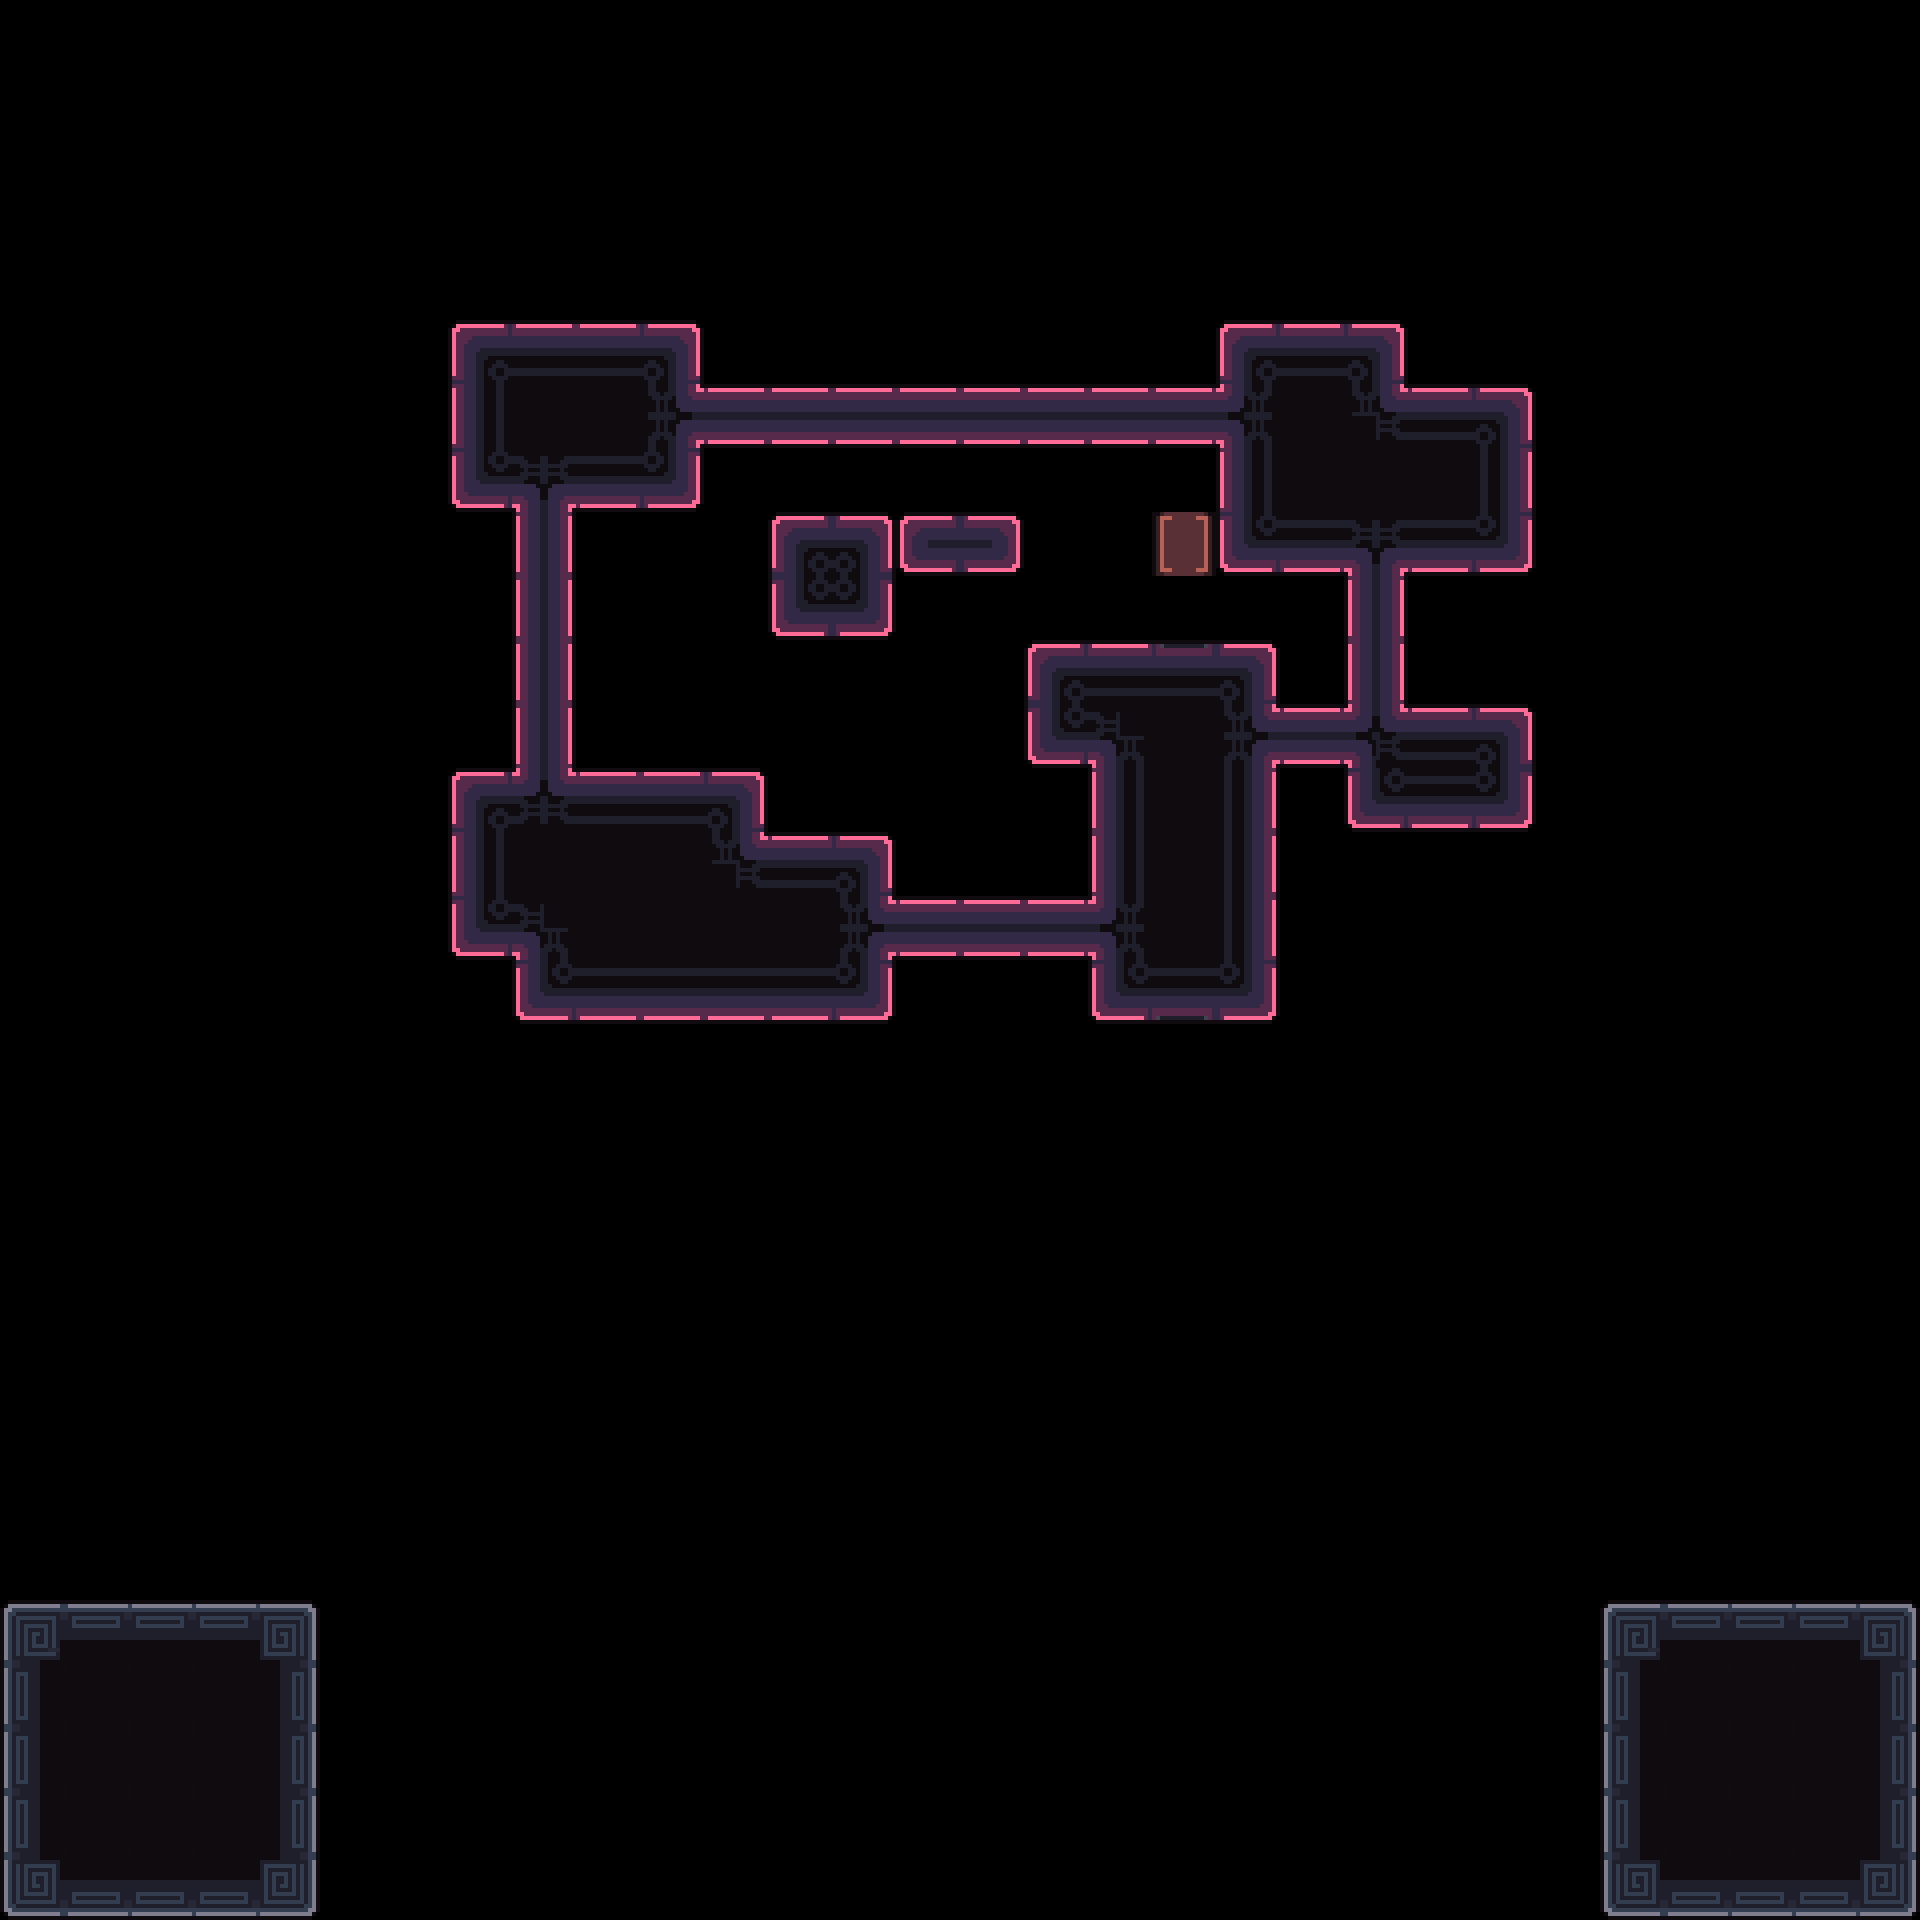

The image is a tile-based game level rendered from a .tmx file. Its description and complete source (layers, tilesets, objects, tile grids) follow:
An orthogonal 30x30 tile map with 64x64 px tiles, 3 tile layers (Decoration, Main, Exit) and 7 objects (2x 1, Camera1, Camera2, Unactive, Win, ...).

<map version="1.10" tiledversion="1.11.2" orientation="orthogonal" renderorder="right-down" width="30" height="30" tilewidth="64" tileheight="64" infinite="0" nextlayerid="7" nextobjectid="80">
 <tileset firstgid="1" source="../tilesets/tileset_d.tsx" />
 <objectgroup id="4" name="Triggers" visible="0">
  <object id="23" name="Camera1" x="960" y="672">
   <point />
  </object>
  <object id="24" name="Camera2" x="704" y="480">
   <point />
  </object>
  <object id="29" name="Unactive" x="0" y="1600" width="320" height="320" />
  <object id="73" name="Win" x="0" y="64" width="1920" height="1216" />
  <object id="76" name="Data" type="1" x="0" y="0" width="63.6932" height="63.6932">
   <properties>
    <property name="bg" value="pink" />
    <property name="level_number" type="int" value="1" />
    <property name="level_unlock" value="2" />
   </properties>
  </object>
 </objectgroup>
 <layer id="3" name="Decoration" width="30" height="30">
  <data encoding="csv">
0,0,0,0,0,0,0,0,0,0,0,0,0,0,0,0,0,0,0,0,0,0,0,0,0,0,0,0,0,0,
0,0,0,0,0,0,0,0,0,0,0,0,0,0,0,0,0,0,0,0,0,0,0,0,0,0,0,0,0,0,
0,0,0,0,0,0,0,0,0,0,0,0,0,0,0,0,0,0,0,0,0,0,0,0,0,0,0,0,0,0,
0,0,0,0,0,0,0,0,0,0,0,0,0,0,0,0,0,0,0,0,0,0,0,0,0,0,0,0,0,0,
0,0,0,0,0,0,0,0,0,0,0,0,0,0,0,0,0,0,0,0,0,0,0,0,0,0,0,0,0,0,
0,0,0,0,0,0,0,0,0,0,0,0,0,0,0,0,0,0,0,0,0,0,0,0,0,0,0,0,0,0,
0,0,0,0,0,0,0,0,0,0,0,0,0,0,0,0,0,0,0,0,0,0,0,0,0,0,0,0,0,0,
0,0,0,0,0,0,0,0,0,0,0,0,0,0,0,0,0,0,0,0,0,0,0,0,0,0,0,0,0,0,
0,0,0,0,0,0,0,0,0,0,0,0,0,0,0,0,0,0,77,0,0,0,0,0,0,0,0,0,0,0,
0,0,0,0,0,0,0,0,0,0,0,0,0,0,0,0,0,0,0,0,0,0,0,0,0,0,0,0,0,0,
0,0,0,0,0,0,0,0,0,0,0,0,0,0,0,0,0,0,0,0,0,0,0,0,0,0,0,0,0,0,
0,0,0,0,0,0,0,0,0,0,0,0,0,0,0,0,0,0,0,0,0,0,0,0,0,0,0,0,0,0,
0,0,0,0,0,0,0,0,0,0,0,0,0,0,0,0,0,0,0,0,0,0,0,0,0,0,0,0,0,0,
0,0,0,0,0,0,0,0,0,0,0,0,0,0,0,0,0,0,0,0,0,0,0,0,0,0,0,0,0,0,
0,0,0,0,0,0,0,0,0,0,0,0,0,0,0,0,0,0,0,0,0,0,0,0,0,0,0,0,0,0,
0,0,0,0,0,0,0,0,0,0,0,0,0,0,0,0,0,0,0,0,0,0,0,0,0,0,0,0,0,0,
0,0,0,0,0,0,0,0,0,0,0,0,0,0,0,0,0,0,0,0,0,0,0,0,0,0,0,0,0,0,
0,0,0,0,0,0,0,0,0,0,0,0,0,0,0,0,0,0,0,0,0,0,0,0,0,0,0,0,0,0,
0,0,0,0,0,0,0,0,0,0,0,0,0,0,0,0,0,0,0,0,0,0,0,0,0,0,0,0,0,0,
0,0,0,0,0,0,0,0,0,0,0,0,0,0,0,0,0,0,0,0,0,0,0,0,0,0,0,0,0,0,
0,0,0,0,0,0,0,0,0,0,0,0,0,0,0,0,0,0,0,0,0,0,0,0,0,0,0,0,0,0,
0,0,0,0,0,0,0,0,0,0,0,0,0,0,0,0,0,0,0,0,0,0,0,0,0,0,0,0,0,0,
0,0,0,0,0,0,0,0,0,0,0,0,0,0,0,0,0,0,0,0,0,0,0,0,0,0,0,0,0,0,
0,0,0,0,0,0,0,0,0,0,0,0,0,0,0,0,0,0,0,0,0,0,0,0,0,0,0,0,0,0,
0,0,0,0,0,0,0,0,0,0,0,0,0,0,0,0,0,0,0,0,0,0,0,0,0,0,0,0,0,0,
0,0,0,0,0,0,0,0,0,0,0,0,0,0,0,0,0,0,0,0,0,0,0,0,0,0,0,0,0,0,
0,0,0,0,0,0,0,0,0,0,0,0,0,0,0,0,0,0,0,0,0,0,0,0,0,0,0,0,0,0,
0,0,0,0,0,0,0,0,0,0,0,0,0,0,0,0,0,0,0,0,0,0,0,0,0,0,0,0,0,0,
0,0,0,0,0,0,0,0,0,0,0,0,0,0,0,0,0,0,0,0,0,0,0,0,0,0,0,0,0,0,
0,0,0,0,0,0,0,0,0,0,0,0,0,0,0,0,0,0,0,0,0,0,0,0,0,0,0,0,0,0
</data>
 </layer>
 <layer id="1" name="Main" width="30" height="30">
  <data encoding="csv">
0,0,0,0,0,0,0,0,0,0,0,0,0,0,0,0,0,0,0,0,0,0,0,0,0,0,0,0,0,0,
0,0,0,0,0,0,0,0,0,0,0,0,0,0,0,0,0,0,0,0,0,0,0,0,0,0,0,0,0,0,
0,0,0,0,0,0,0,0,0,0,0,0,0,0,0,0,0,0,0,0,0,0,0,0,0,0,0,0,0,0,
0,0,0,0,0,0,0,0,0,0,0,0,0,0,0,0,0,0,0,0,0,0,0,0,0,0,0,0,0,0,
0,0,0,0,0,0,0,0,0,0,0,0,0,0,0,0,0,0,0,0,0,0,0,0,0,0,0,0,0,0,
0,0,0,0,0,0,0,4,6,6,9,0,0,0,0,0,0,0,0,4,6,9,0,0,0,0,0,0,0,0,
0,0,0,0,0,0,0,22,26,26,1610612773,20,20,20,20,20,20,20,20,3758096421,26,8,6,9,0,0,0,0,0,0,
0,0,0,0,0,0,0,40,37,42,45,0,0,0,0,0,0,0,0,22,26,26,26,27,0,0,0,0,0,0,
0,0,0,0,0,0,0,0,19,0,0,0,4,9,1,2,0,0,0,40,42,37,42,45,0,0,0,0,0,0,
0,0,0,0,0,0,0,0,19,0,0,0,40,45,0,0,0,0,0,0,0,19,0,0,0,0,0,0,0,0,
0,0,0,0,0,0,0,0,19,0,0,0,0,0,0,0,4,6,0,9,0,19,0,0,0,0,0,0,0,0,
0,0,0,0,0,0,0,0,19,0,0,0,0,0,0,0,40,43,0,1610612773,20,2684354598,6,9,0,0,0,0,0,0,
0,0,0,0,0,0,0,4,3221225509,6,6,9,0,0,0,0,0,22,0,27,0,40,42,45,0,0,0,0,0,0,
0,0,0,0,0,0,0,22,26,26,26,8,6,9,0,0,0,22,0,27,0,0,0,0,0,0,0,0,0,0,
0,0,0,0,0,0,0,40,43,26,26,26,26,1610612773,20,20,20,2684354597,0,27,0,0,0,0,0,0,0,0,0,0,
0,0,0,0,0,0,0,0,40,42,42,42,42,45,0,0,0,40,0,45,0,0,0,0,0,0,0,0,0,0,
0,0,0,0,0,0,0,0,0,0,0,0,0,0,0,0,0,0,0,0,0,0,0,0,0,0,0,0,0,0,
0,0,0,0,0,0,0,0,0,0,0,0,0,0,0,0,0,0,0,0,0,0,0,0,0,0,0,0,0,0,
0,0,0,0,0,0,0,0,0,0,0,0,0,0,0,0,0,0,0,0,0,0,0,0,0,0,0,0,0,0,
0,0,0,0,0,0,0,0,0,0,0,0,0,0,0,0,0,0,0,0,0,0,0,0,0,0,0,0,0,0,
0,0,0,0,0,0,0,0,0,0,0,0,0,0,0,0,0,0,0,0,0,0,0,0,0,0,0,0,0,0,
0,0,0,0,0,0,0,0,0,0,0,0,0,0,0,0,0,0,0,0,0,0,0,0,0,0,0,0,0,0,
0,0,0,0,0,0,0,0,0,0,0,0,0,0,0,0,0,0,0,0,0,0,0,0,0,0,0,0,0,0,
0,0,0,0,0,0,0,0,0,0,0,0,0,0,0,0,0,0,0,0,0,0,0,0,0,0,0,0,0,0,
0,0,0,0,0,0,0,0,0,0,0,0,0,0,0,0,0,0,0,0,0,0,0,0,0,0,0,0,0,0,
10,12,12,12,15,0,0,0,0,0,0,0,0,0,0,0,0,0,0,0,0,0,0,0,0,10,12,12,12,15,
28,32,32,32,33,0,0,0,0,0,0,0,0,0,0,0,0,0,0,0,0,0,0,0,0,28,32,32,32,33,
28,32,32,32,33,0,0,0,0,0,0,0,0,0,0,0,0,0,0,0,0,0,0,0,0,28,32,32,32,33,
28,32,32,32,33,0,0,0,0,0,0,0,0,0,0,0,0,0,0,0,0,0,0,0,0,28,32,32,32,33,
46,48,48,48,51,0,0,0,0,0,0,0,0,0,0,0,0,0,0,0,0,0,0,0,0,46,48,48,48,51
</data>
 </layer>
 <layer id="6" name="Exit" width="30" height="30">
  <data encoding="csv">
0,0,0,0,0,0,0,0,0,0,0,0,0,0,0,0,0,0,0,0,0,0,0,0,0,0,0,0,0,0,
0,0,0,0,0,0,0,0,0,0,0,0,0,0,0,0,0,0,0,0,0,0,0,0,0,0,0,0,0,0,
0,0,0,0,0,0,0,0,0,0,0,0,0,0,0,0,0,0,0,0,0,0,0,0,0,0,0,0,0,0,
0,0,0,0,0,0,0,0,0,0,0,0,0,0,0,0,0,0,0,0,0,0,0,0,0,0,0,0,0,0,
0,0,0,0,0,0,0,0,0,0,0,0,0,0,0,0,0,0,0,0,0,0,0,0,0,0,0,0,0,0,
0,0,0,0,0,0,0,0,0,0,0,0,0,0,0,0,0,0,0,0,0,0,0,0,0,0,0,0,0,0,
0,0,0,0,0,0,0,0,0,0,0,0,0,0,0,0,0,0,0,0,0,0,0,0,0,0,0,0,0,0,
0,0,0,0,0,0,0,0,0,0,0,0,0,0,0,0,0,0,0,0,0,0,0,0,0,0,0,0,0,0,
0,0,0,0,0,0,0,0,0,0,0,0,0,0,0,0,0,0,0,0,0,0,0,0,0,0,0,0,0,0,
0,0,0,0,0,0,0,0,0,0,0,0,0,0,0,0,0,0,0,0,0,0,0,0,0,0,0,0,0,0,
0,0,0,0,0,0,0,0,0,0,0,0,0,0,0,0,0,0,5,0,0,0,0,0,0,0,0,0,0,0,
0,0,0,0,0,0,0,0,0,0,0,0,0,0,0,0,0,0,26,0,0,0,0,0,0,0,0,0,0,0,
0,0,0,0,0,0,0,0,0,0,0,0,0,0,0,0,0,0,26,0,0,0,0,0,0,0,0,0,0,0,
0,0,0,0,0,0,0,0,0,0,0,0,0,0,0,0,0,0,26,0,0,0,0,0,0,0,0,0,0,0,
0,0,0,0,0,0,0,0,0,0,0,0,0,0,0,0,0,0,26,0,0,0,0,0,0,0,0,0,0,0,
0,0,0,0,0,0,0,0,0,0,0,0,0,0,0,0,0,0,41,0,0,0,0,0,0,0,0,0,0,0,
0,0,0,0,0,0,0,0,0,0,0,0,0,0,0,0,0,0,0,0,0,0,0,0,0,0,0,0,0,0,
0,0,0,0,0,0,0,0,0,0,0,0,0,0,0,0,0,0,0,0,0,0,0,0,0,0,0,0,0,0,
0,0,0,0,0,0,0,0,0,0,0,0,0,0,0,0,0,0,0,0,0,0,0,0,0,0,0,0,0,0,
0,0,0,0,0,0,0,0,0,0,0,0,0,0,0,0,0,0,0,0,0,0,0,0,0,0,0,0,0,0,
0,0,0,0,0,0,0,0,0,0,0,0,0,0,0,0,0,0,0,0,0,0,0,0,0,0,0,0,0,0,
0,0,0,0,0,0,0,0,0,0,0,0,0,0,0,0,0,0,0,0,0,0,0,0,0,0,0,0,0,0,
0,0,0,0,0,0,0,0,0,0,0,0,0,0,0,0,0,0,0,0,0,0,0,0,0,0,0,0,0,0,
0,0,0,0,0,0,0,0,0,0,0,0,0,0,0,0,0,0,0,0,0,0,0,0,0,0,0,0,0,0,
0,0,0,0,0,0,0,0,0,0,0,0,0,0,0,0,0,0,0,0,0,0,0,0,0,0,0,0,0,0,
0,0,0,0,0,0,0,0,0,0,0,0,0,0,0,0,0,0,0,0,0,0,0,0,0,0,0,0,0,0,
0,0,0,0,0,0,0,0,0,0,0,0,0,0,0,0,0,0,0,0,0,0,0,0,0,0,0,0,0,0,
0,0,0,0,0,0,0,0,0,0,0,0,0,0,0,0,0,0,0,0,0,0,0,0,0,0,0,0,0,0,
0,0,0,0,0,0,0,0,0,0,0,0,0,0,0,0,0,0,0,0,0,0,0,0,0,0,0,0,0,0,
0,0,0,0,0,0,0,0,0,0,0,0,0,0,0,0,0,0,0,0,0,0,0,0,0,0,0,0,0,0
</data>
 </layer>
 <objectgroup id="2" name="Entities">
  <object id="70" name="Player0" type="1" x="640" y="704" width="63.6932" height="63.6932" />
  <object id="72" name="Battery" x="1152" y="512" width="63.6932" height="63.6932" />
 </objectgroup>
</map>
